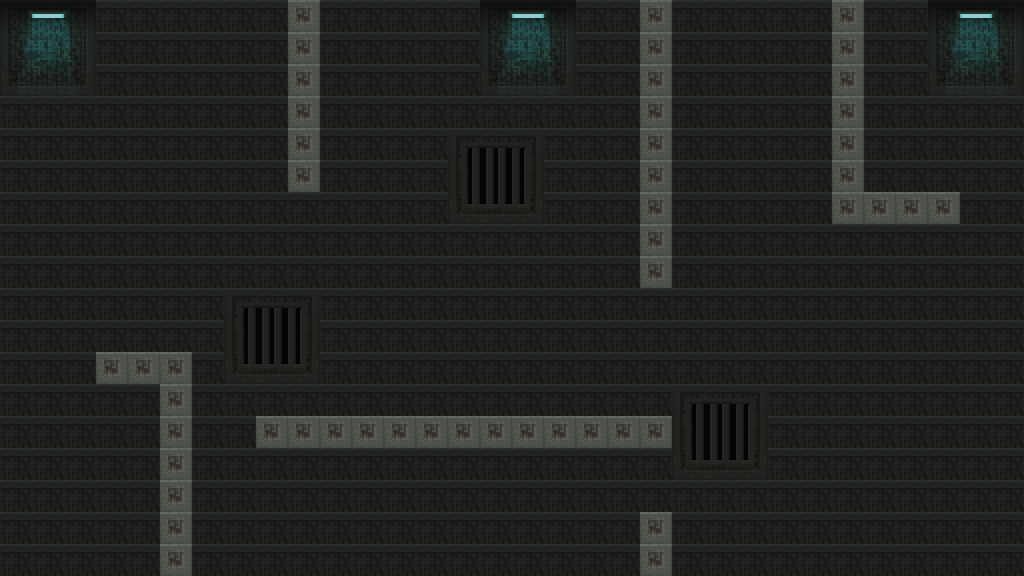

A 2D game scene composited from a Tiled map and its tileset images. What follows is a short description and the map's XML, with every tile layer's data as written:
An orthogonal 32x18 tile map with 32x32 px tiles, 2 tile layers (Tile Layer 1, Tile Layer 2), 2 tilesets.

<map version="1.0" orientation="orthogonal" renderorder="right-down" width="32" height="18" tilewidth="32" tileheight="32" nextobjectid="1">
 <tileset firstgid="1" name="tileset" tilewidth="32" tileheight="32" tilecount="805" columns="35">
  <image source="scifi_platformTiles_32x32.png" width="1120" height="736" />
 </tileset>
 <tileset firstgid="806" name="object" tilewidth="32" tileheight="32" tilecount="21" columns="7">
  <image source="Sci-fi Obj Set 1.png" width="224" height="96" />
 </tileset>
 <layer name="Tile Layer 1" width="32" height="18">
  <data encoding="csv">
567,568,569,670,670,670,670,670,670,670,670,670,670,670,670,567,568,569,670,670,670,670,670,670,670,670,670,670,670,567,568,569,
602,603,604,670,670,670,670,670,670,670,670,670,670,670,670,602,603,604,670,670,670,670,670,670,670,670,670,670,670,602,603,604,
637,638,639,670,670,670,670,670,670,670,670,670,670,670,670,637,638,639,670,670,670,670,670,670,670,670,670,670,670,637,638,639,
670,670,670,670,670,670,670,670,670,670,670,670,670,670,670,670,670,670,670,670,670,670,670,670,670,670,670,670,670,670,670,670,
670,670,670,670,670,670,670,670,670,670,670,670,670,670,675,676,677,670,670,670,670,670,670,670,670,670,670,670,670,670,670,670,
670,670,670,670,670,670,670,670,670,670,670,670,670,670,710,711,712,670,670,670,670,670,670,670,670,670,670,670,670,670,670,670,
670,670,670,670,670,670,670,670,670,670,670,670,670,670,745,746,747,670,670,670,670,670,670,670,670,670,670,670,670,670,670,670,
670,670,670,670,670,670,670,670,670,670,670,670,670,670,670,670,670,670,670,670,670,670,670,670,670,670,670,670,670,670,670,670,
670,670,670,670,670,670,670,670,670,670,670,670,670,670,670,670,670,670,670,670,670,670,670,670,670,670,670,670,670,670,670,670,
670,670,670,670,670,670,670,675,676,677,670,670,670,670,670,670,670,670,670,670,670,670,670,670,670,670,670,670,670,670,670,670,
670,670,670,670,670,670,670,710,711,712,670,670,670,670,670,670,670,670,670,670,670,670,670,670,670,670,670,670,670,670,670,670,
670,670,670,670,670,670,670,745,746,747,670,670,670,670,670,670,670,670,670,670,670,670,670,670,670,670,670,670,670,670,670,670,
670,670,670,670,670,670,670,670,670,670,670,670,670,670,670,670,670,670,670,670,670,675,676,677,670,670,670,670,670,670,670,670,
670,670,670,670,670,670,670,670,670,670,670,670,670,670,670,670,670,670,670,670,670,710,711,712,670,670,670,670,670,670,670,670,
670,670,670,670,670,670,670,670,670,670,670,670,670,670,670,670,670,670,670,670,670,745,746,747,670,670,670,670,670,670,670,670,
670,670,670,670,670,670,670,670,670,670,670,670,670,670,670,670,670,670,670,670,670,670,670,670,670,670,670,670,670,670,670,670,
670,670,670,670,670,670,670,670,670,670,670,670,670,670,670,670,670,670,670,670,670,670,670,670,670,670,670,670,670,670,670,670,
670,670,670,670,670,670,670,670,670,670,670,670,670,670,670,670,670,670,670,670,670,670,670,670,670,670,670,670,670,670,670,670
</data>
 </layer>
 <layer name="Tile Layer 2" width="32" height="18">
  <data encoding="csv">
0,0,0,0,0,0,0,0,0,65,0,0,0,0,0,0,0,0,0,0,65,0,0,0,0,0,65,0,0,0,0,0,
0,0,0,0,0,0,0,0,0,65,0,0,0,0,0,0,0,0,0,0,65,0,0,0,0,0,65,0,0,0,0,0,
0,0,0,0,0,0,0,0,0,65,0,0,0,0,0,0,0,0,0,0,65,0,0,0,0,0,65,0,0,0,0,0,
0,0,0,0,0,0,0,0,0,65,0,0,0,0,0,0,0,0,0,0,65,0,0,0,0,0,65,0,0,0,0,0,
0,0,0,0,0,0,0,0,0,65,0,0,0,0,0,0,0,0,0,0,65,0,0,0,0,0,65,0,0,0,0,0,
0,0,0,0,0,0,0,0,0,65,0,0,0,0,0,0,0,0,0,0,65,0,0,0,0,0,65,0,0,0,0,0,
0,0,0,0,0,0,0,0,0,0,0,0,0,0,0,0,0,0,0,0,65,0,0,0,0,0,65,65,65,65,0,0,
0,0,0,0,0,0,0,0,0,0,0,0,0,0,0,0,0,0,0,0,65,0,0,0,0,0,0,0,0,0,0,0,
0,0,0,0,0,0,0,0,0,0,0,0,0,0,0,0,0,0,0,0,65,0,0,0,0,0,0,0,0,0,0,0,
0,0,0,0,0,0,0,0,0,0,0,0,0,0,0,0,0,0,0,0,0,0,0,0,0,0,0,0,0,0,0,0,
0,0,0,0,0,0,0,0,0,0,0,0,0,0,0,0,0,0,0,0,0,0,0,0,0,0,0,0,0,0,0,0,
0,0,0,65,65,65,0,0,0,0,0,0,0,0,0,0,0,0,0,0,0,0,0,0,0,0,0,0,0,0,0,0,
0,0,0,0,0,65,0,0,0,0,0,0,0,0,0,0,0,0,0,0,0,0,0,0,0,0,0,0,0,0,0,0,
0,0,0,0,0,65,0,0,65,65,65,65,65,65,65,65,65,65,65,65,65,0,0,0,0,0,0,0,0,0,0,0,
0,0,0,0,0,65,0,0,0,0,0,0,0,0,0,0,0,0,0,0,0,0,0,0,0,0,0,0,0,0,0,0,
0,0,0,0,0,65,0,0,0,0,0,0,0,0,0,0,0,0,0,0,0,0,0,0,0,0,0,0,0,0,0,0,
0,0,0,0,0,65,0,0,0,0,0,0,0,0,0,0,0,0,0,0,65,0,0,0,0,0,0,0,0,0,0,0,
0,0,0,0,0,65,0,0,0,0,0,0,0,0,0,0,0,0,0,0,65,0,0,0,0,0,0,0,0,0,0,0
</data>
 </layer>
</map>
